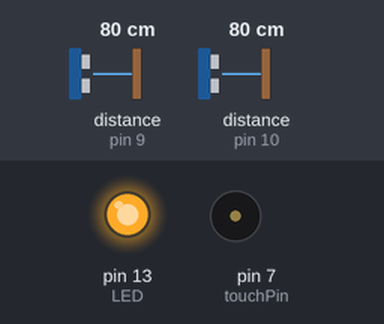
A sketch run on a simulated Arduino Uno, built with avr-gcc and run on an emulated ATmega328P. Shown: output pins drawn as LEDs (lit = HIGH), buzzer (waves = sounding). Dashed ring = blinking. The inputs (shaded band) are chosen by the test bench; at power-on: distance to the obstacle (sensors on pin 10, pin 9) 80 cm. The echo pulse lasts 58.3 µs per cm; what the sketch prints to the serial monitor is not drawn.

Above: at 3.5 s.
3.6 s: distance to the obstacle (sensor on pin 10) set to 4 cm
7.9 s: distance to the obstacle (sensor on pin 10) set to 2 cm
At 9.59 s:
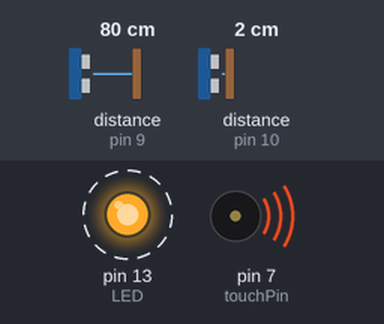
15.1 s: distance to the obstacle (sensor on pin 9) set to 4 cm
18.7 s: distance to the obstacle (sensor on pin 9) set to 2 cm
At 20.5 s:
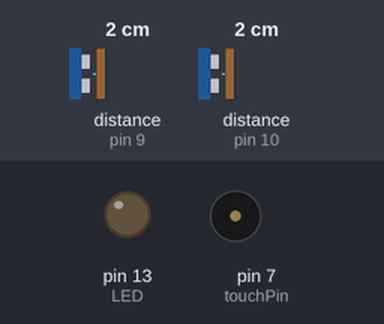
22.3 s: distance to the obstacle (sensor on pin 9) set to 9 cm
At 23.4 s:
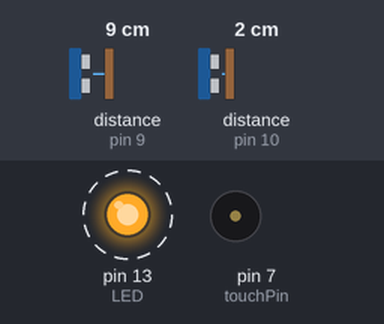
25.9 s: distance to the obstacle (sensor on pin 9) set to 84 cm
29.5 s: distance to the obstacle (sensor on pin 9) set to 90 cm
At 31.7 s:
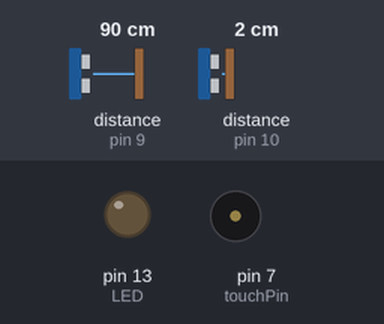
Timing chart, 0 to 33.2 s (numbered marks = the images above; inputs shaded):
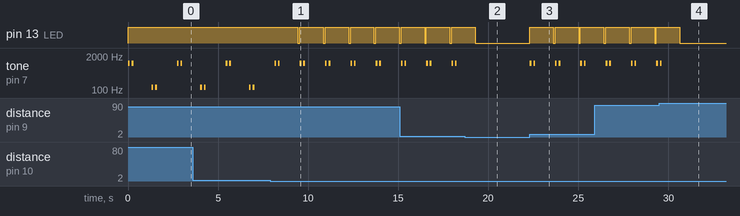

The sketch:

ultrasonidos_NewPing.ino
```cpp
#include "NewPing.h"
#include <NewTone.h>

// Hook up HC-SR04 with Trig to Arduino Pin 10, Echo to Arduino pin 13
// Maximum Distance is 400 cm

#define TRIGGER_PIN_1   8
#define ECHO_PIN_1      9
#define TRIGGER_PIN_2  11
#define ECHO_PIN_2     10
#define BUZZER          7
#define MAX_DISTANCE   90
#define LED            13
const int touchPin = 7;

float duration;
float distance1;
float distance2;
int capacity_count = 0;
String capacity_count_s;
int inside_count = 0;
int iterations = 1;

NewPing sonar1(TRIGGER_PIN_1, ECHO_PIN_1, MAX_DISTANCE);
NewPing sonar2(TRIGGER_PIN_2, ECHO_PIN_2, MAX_DISTANCE);

void music1() {
    NewTone(BUZZER, 1046.50);
    delay(100);
    noNewTone(BUZZER);
    delay(100);
    NewTone(BUZZER, 1046.50);
    delay(100);
    noNewTone(BUZZER);
}

void music2() {
    NewTone(BUZZER, 130.81);
    delay(100);
    noNewTone(BUZZER);
    delay(100);
    NewTone(BUZZER, 130.81);
    delay(100);
    noNewTone(BUZZER);
}

void setup() {
  Serial.begin (9600);
  pinMode(LED, OUTPUT);

  //delay(25000);
}

void loop() {
  //distance = sonar.ping_cm();
   //duration = sonar.ping();
  //duration = sonar.ping_median(iterations);

  // Determine distance from duration
  // Use 343 metres per second as speed of sound
  //distance = (duration / 2) * 0.0343;

  distance1 = sonar1.ping_cm();
  distance2 = sonar2.ping_cm();

//  Serial.println("Distance_1: " + String(distance1) + " " + "Distance_2: " + String(distance2));

  if (distance1 >= MAX_DISTANCE || distance1 <= 2) {
    digitalWrite(LED, LOW);
    noNewTone(BUZZER);
  }
  else {
    capacity_count++;
    inside_count++;
    capacity_count_s = (String)capacity_count;
    //Serial.print(capacity_count_s);
    Serial.print("I");

    digitalWrite(LED, HIGH);

    music1();

//    Serial.print("Distance_1 = ");
//    Serial.print(distance1);
//    Serial.println(" cm");
    delay(1000);
  }


  if (distance2 >= MAX_DISTANCE || distance2 <= 2) {
    digitalWrite(LED, LOW);
    noNewTone(BUZZER);
  }
  else {
    capacity_count--;
    capacity_count_s = (String)capacity_count;
    //Serial.print(capacity_count_s);
    Serial.print("D");

    digitalWrite(LED, HIGH);

    music2();

//    Serial.print("Distance_2 = ");
//    Serial.print(distance2);
//    Serial.println(" cm");
    delay(1000);
  }


  //Serial.println(capacity_count);

  delay(100);
}
```

Measured:
- the behaviour switches between 3 and 2 cm on distance to the obstacle (sensor on pin 10) (found by bisection; images 0 and 1)
- the behaviour switches between 3 and 2 cm on distance to the obstacle (sensor on pin 9) (found by bisection; images 1 and 2)
- the behaviour switches between 87 and 88 cm on distance to the obstacle (sensor on pin 9) (found by bisection; images 3 and 4)
- after the input at 7.9 s, pin 13 (LED): alternates HIGH for 1.3 s and LOW for 0.11 s, starting after 1.5 s
- after the input at 18.7 s, pin 13 (LED): goes on until 19.3 s, then stays LOW; tone on pin 7 (touchPin): stops changing and stays silent
- after the input at 22.3 s, pin 13 (LED): alternates HIGH for 1.3 s and LOW for 0.10 s, starting at once; tone on pin 7 (touchPin): silent → 1046 Hz at once, then repeats every 1.4 s: silent 0.10 s, 1046 Hz 0.10 s, silent 1.1 s, 1046 Hz 0.10 s
- after the input at 29.5 s, pin 13 (LED): goes on until 30.6 s, then stays LOW; tone on pin 7 (touchPin): goes on until 29.6 s, then stays silent
- by itself, tone on pin 7 (touchPin): repeats every 1.4 s: silent 0.10 s, 1046 Hz 0.10 s, silent 1.1 s, 1046 Hz 0.10 s
